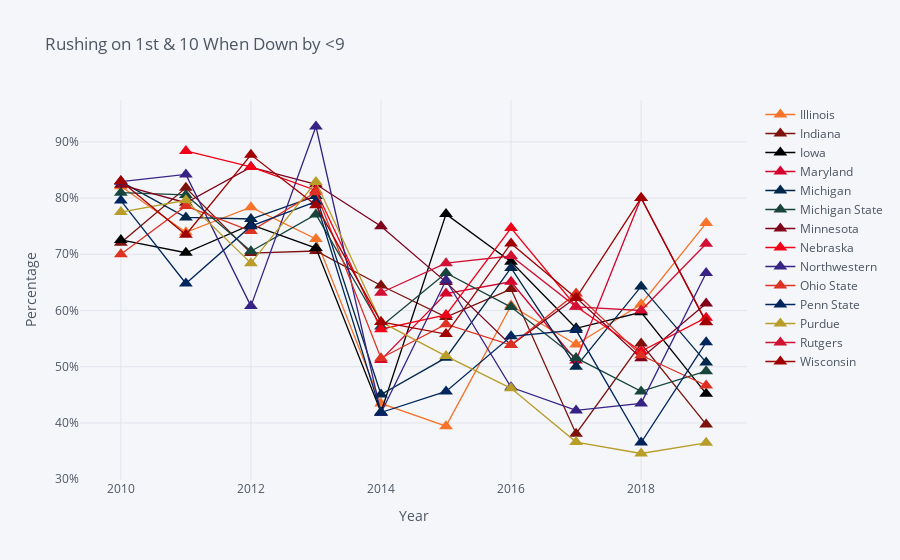

Notebook code for this chart:
### Markdown cell above
Now we can put the dataframe of rushing percentages into an interactive plot, color coded by team!

### Code cell
rush_perc_plot.iplot(kind = 'scatter',mode = 'lines+markers',symbol='triangle-up',color=conf_dict,yaxis_tickformat =".0%",\
                     title = 'Rushing on 1st & 10 When Down by <9', xaxis_title = 'Year', yaxis_title = 'Percentage')

### Figure 1 — Plotly figure (JSON) as saved in the notebook; plotly's stock layout.template omitted (floating-point values rounded to 4 significant figures)
{"data": [{"line": {"color": "#f77329", "dash": "solid", "shape": "linear", "width": 1.3}, "marker": {"size": 12, "symbol": "triangle-up"}, "mode": "lines+markers", "name": "Illinois", "text": "", "type": "scatter", "x": [2010, 2011, 2012, 2013, 2014, 2015, 2016, 2017, 2018, 2019], "y": [0.8209, 0.7391, 0.7838, 0.7273, 0.4348, 0.3944, 0.6087, 0.5395, 0.6111, 0.7556]}, {"line": {"color": "#7D110C", "dash": "solid", "shape": "linear", "width": 1.3}, "marker": {"size": 12, "symbol": "triangle-up"}, "mode": "lines+markers", "name": "Indiana", "text": "", "type": "scatter", "x": [2010, 2011, 2012, 2013, 2014, 2015, 2016, 2017, 2018, 2019], "y": [0.7204, 0.8182, 0.7021, 0.7059, 0.6444, 0.5882, 0.6381, 0.381, 0.5413, 0.3974]}, {"line": {"color": "#000000", "dash": "solid", "shape": "linear", "width": 1.3}, "marker": {"size": 12, "symbol": "triangle-up"}, "mode": "lines+markers", "name": "Iowa", "text": "", "type": "scatter", "x": [2010, 2011, 2012, 2013, 2014, 2015, 2016, 2017, 2018, 2019], "y": [0.7255, 0.7027, 0.7528, 0.7111, 0.4189, 0.7714, 0.6866, 0.5684, 0.5968, 0.4521]}, {"line": {"color": "#D5002B", "dash": "solid", "shape": "linear", "width": 1.3}, "marker": {"size": 12, "symbol": "triangle-up"}, "mode": "lines+markers", "name": "Maryland", "text": "", "type": "scatter", "x": [2010, 2011, 2012, 2013, 2014, 2015, 2016, 2017, 2018, 2019], "y": ["", "", "", "", 0.5122, 0.6301, 0.6512, 0.5111, 0.8, 0.5797]}, {"line": {"color": "#00274c", "dash": "solid", "shape": "linear", "width": 1.3}, "marker": {"size": 12, "symbol": "triangle-up"}, "mode": "lines+markers", "name": "Michigan", "text": "", "type": "scatter", "x": [2010, 2011, 2012, 2013, 2014, 2015, 2016, 2017, 2018, 2019], "y": [0.8293, 0.7656, 0.7627, 0.8036, 0.4507, 0.5161, 0.6757, 0.5, 0.6429, 0.5077]}, {"line": {"color": "#18453B", "dash": "solid", "shape": "linear", "width": 1.3}, "marker": {"size": 12, "symbol": "triangle-up"}, "mode": "lines+markers", "name": "Michigan State", "text": "", "type": "scatter", "x": [2010, 2011, 2012, 2013, 2014, 2015, 2016, 2017, 2018, 2019], "y": [0.8095, 0.8056, 0.7054, 0.7708, 0.5714, 0.6667, 0.6061, 0.5156, 0.4561, 0.4921]}, {"line": {"color": "#7F011B", "dash": "solid", "shape": "linear", "width": 1.3}, "marker": {"size": 12, "symbol": "triangle-up"}, "mode": "lines+markers", "name": "Minnesota", "text": "", "type": "scatter", "x": [2010, 2011, 2012, 2013, 2014, 2015, 2016, 2017, 2018, 2019], "y": [0.8235, 0.7917, 0.8551, 0.8246, 0.75, 0.6505, 0.5385, 0.623, 0.5152, 0.6122]}, {"line": {"color": "#F20017", "dash": "solid", "shape": "linear", "width": 1.3}, "marker": {"size": 12, "symbol": "triangle-up"}, "mode": "lines+markers", "name": "Nebraska", "text": "", "type": "scatter", "x": [2010, 2011, 2012, 2013, 2014, 2015, 2016, 2017, 2018, 2019], "y": ["", 0.8837, 0.8553, 0.8136, 0.5667, 0.5921, 0.7467, 0.6071, 0.5275, 0.5873]}, {"line": {"color": "#372286", "dash": "solid", "shape": "linear", "width": 1.3}, "marker": {"size": 12, "symbol": "triangle-up"}, "mode": "lines+markers", "name": "Northwestern", "text": "", "type": "scatter", "x": [2010, 2011, 2012, 2013, 2014, 2015, 2016, 2017, 2018, 2019], "y": [0.8293, 0.8421, 0.6078, 0.9273, 0.4176, 0.6538, 0.4634, 0.4222, 0.4348, 0.6667]}, {"line": {"color": "#DE3121", "dash": "solid", "shape": "linear", "width": 1.3}, "marker": {"size": 12, "symbol": "triangle-up"}, "mode": "lines+markers", "name": "Ohio State", "text": "", "type": "scatter", "x": [2010, 2011, 2012, 2013, 2014, 2015, 2016, 2017, 2018, 2019], "y": [0.7, 0.7857, 0.7414, 0.8103, 0.5152, 0.5758, 0.5385, 0.6304, 0.5204, 0.4667]}, {"line": {"color": "#00265D", "dash": "solid", "shape": "linear", "width": 1.3}, "marker": {"size": 12, "symbol": "triangle-up"}, "mode": "lines+markers", "name": "Penn State", "text": "", "type": "scatter", "x": [2010, 2011, 2012, 2013, 2014, 2015, 2016, 2017, 2018, 2019], "y": [0.7955, 0.6481, 0.75, 0.7937, 0.4186, 0.4561, 0.5541, 0.5652, 0.3651, 0.5435]}, {"line": {"color": "#B89D29", "dash": "solid", "shape": "linear", "width": 1.3}, "marker": {"size": 12, "symbol": "triangle-up"}, "mode": "lines+markers", "name": "Purdue", "text": "", "type": "scatter", "x": [2010, 2011, 2012, 2013, 2014, 2015, 2016, 2017, 2018, 2019], "y": [0.775, 0.7961, 0.6842, 0.8286, 0.5797, 0.519, 0.4615, 0.3661, 0.3457, 0.3647]}, {"line": {"color": "#d21034", "dash": "solid", "shape": "linear", "width": 1.3}, "marker": {"size": 12, "symbol": "triangle-up"}, "mode": "lines+markers", "name": "Rutgers", "text": "", "type": "scatter", "x": [2010, 2011, 2012, 2013, 2014, 2015, 2016, 2017, 2018, 2019], "y": ["", "", "", "", 0.6316, 0.6842, 0.697, 0.6066, 0.6, 0.7188]}, {"line": {"color": "#A00001", "dash": "solid", "shape": "linear", "width": 1.3}, "marker": {"size": 12, "symbol": "triangle-up"}, "mode": "lines+markers", "name": "Wisconsin", "text": "", "type": "scatter", "x": [2010, 2011, 2012, 2013, 2014, 2015, 2016, 2017, 2018, 2019], "y": [0.8302, 0.7347, 0.8769, 0.7872, 0.5797, 0.5581, 0.7193, 0.6222, 0.8, 0.5789]}], "layout": {"legend": {"bgcolor": "#F5F6F9", "font": {"color": "#4D5663"}}, "paper_bgcolor": "#F5F6F9", "plot_bgcolor": "#F5F6F9", "title": {"font": {"color": "#4D5663"}, "text": "Rushing on 1st & 10 When Down by <9"}, "xaxis": {"gridcolor": "#E1E5ED", "showgrid": true, "tickfont": {"color": "#4D5663"}, "title": {"font": {"color": "#4D5663"}, "text": "Year"}, "zerolinecolor": "#E1E5ED"}, "yaxis": {"gridcolor": "#E1E5ED", "showgrid": true, "tickfont": {"color": "#4D5663"}, "tickformat": ".0%", "title": {"font": {"color": "#4D5663"}, "text": "Percentage"}, "zerolinecolor": "#E1E5ED"}}}
